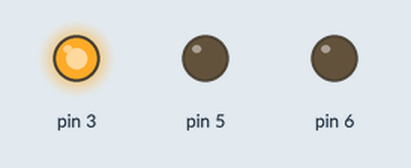
Recording of a sketch running on a simulated Arduino Uno, built with avr-gcc and run on an emulated ATmega328P. On the bench: output pins drawn as LEDs (lit = HIGH). Pins used as bus, display or sensor lines are not drawn.

Above: at 0.5 s.
At 1.5 s:
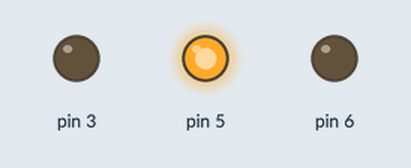
At 5.5 s:
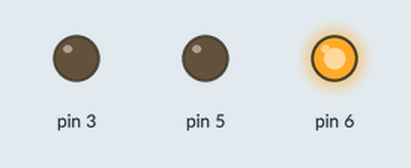
Timing chart, 0 to 6.9 s (numbered marks = the images above):
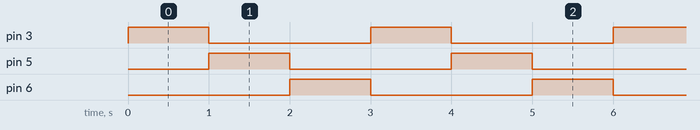

The sketch:

test.ino
```cpp
void setup() {
  pinMode(3, OUTPUT);
  pinMode(5, OUTPUT);
  pinMode(6, OUTPUT);
  pinMode(9, OUTPUT);
}

void loop() {
  digitalWrite(9, 0);
  digitalWrite(3, 1);
  delay(1000);
  digitalWrite(3, 0);
  digitalWrite(5, 1);
  delay(1000);
  digitalWrite(5, 0);
  digitalWrite(6, 1);
  delay(1000);
  digitalWrite(6, 0);
  digitalWrite(9, 1);
}
```

Measured:
- by itself, pin 3, pin 5, pin 6: alternates HIGH for 1.0 s and LOW for 2.0 s
- by itself, everything shown: repeats every 3.0 s, in 4 steps
